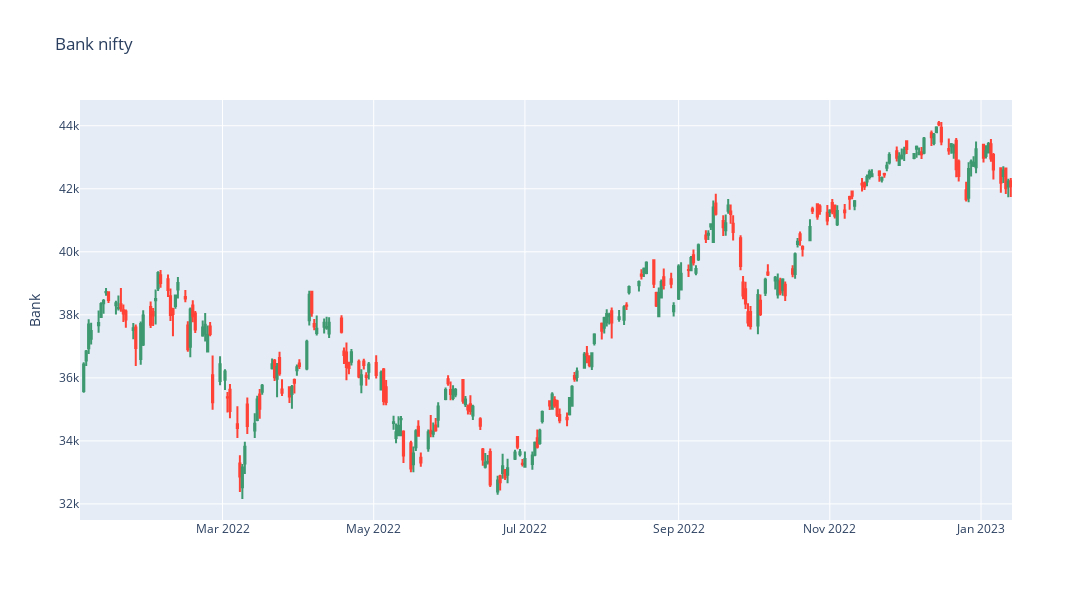

The notebook cell this image was saved under:
### Markdown cell above
## Plots

### Code cell
fig = go.Figure(data=[go.Candlestick(x=df_day_fetch.index,
                open=df_day_fetch['Open'],
                high=df_day_fetch['High'],
                low=df_day_fetch['Low'],
                close=df_day_fetch['Close'])])

fig.update_layout(
    width=1200, height=600,
    title="Bank nifty",
    yaxis_title='Bank',
    xaxis_rangeslider_visible=False
)
fig.show()

### Figure 1 — Plotly figure (JSON) as saved in the notebook; plotly's stock layout.template omitted (floating-point values rounded to 4 significant figures; data arrays with more than 128 entries replaced by an {"elided": "..."} marker saying what was removed)
{"data": [{"close": {"elided": "258 float values"}, "high": {"elided": "258 float values"}, "low": {"elided": "258 float values"}, "open": {"elided": "258 float values"}, "type": "candlestick", "x": {"elided": "258 str values"}}], "layout": {"height": 600, "title": {"text": "Bank nifty"}, "width": 1200, "xaxis": {"rangeslider": {"visible": false}}, "yaxis": {"title": {"text": "Bank"}}}}
